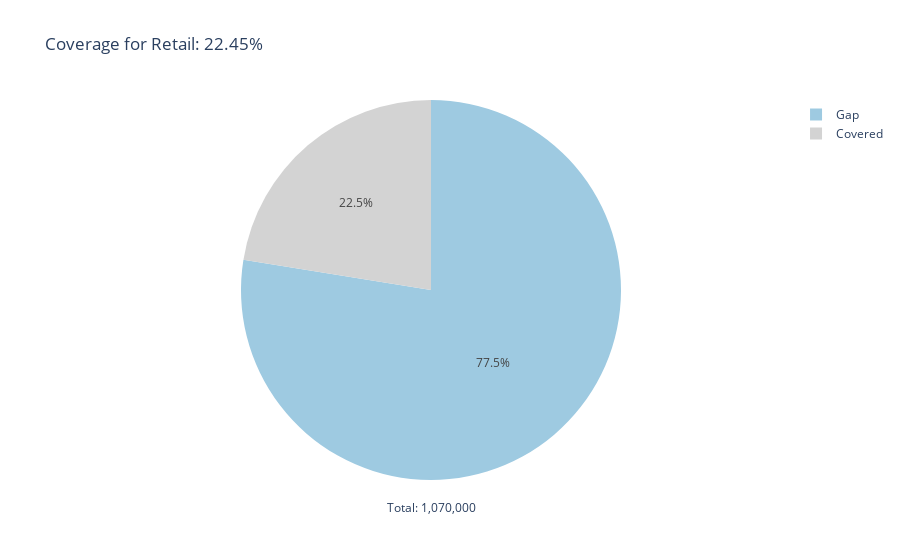
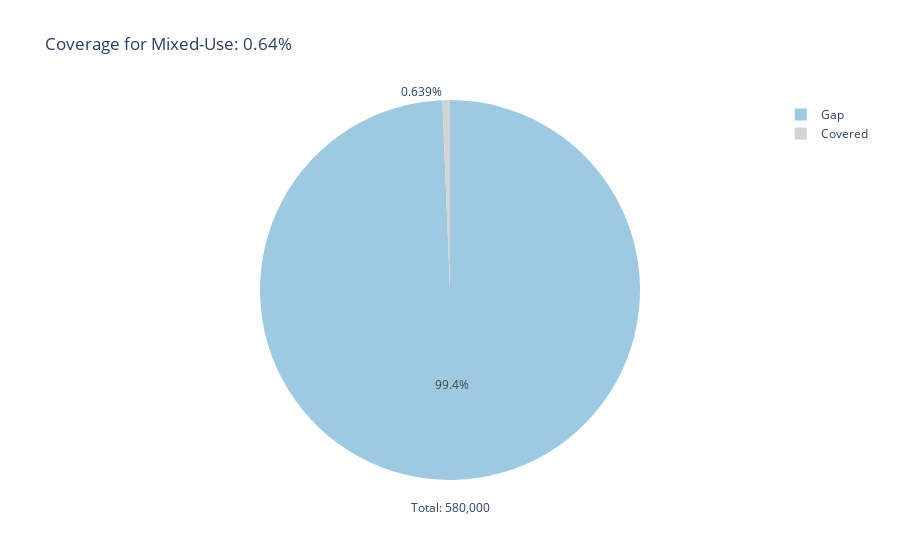
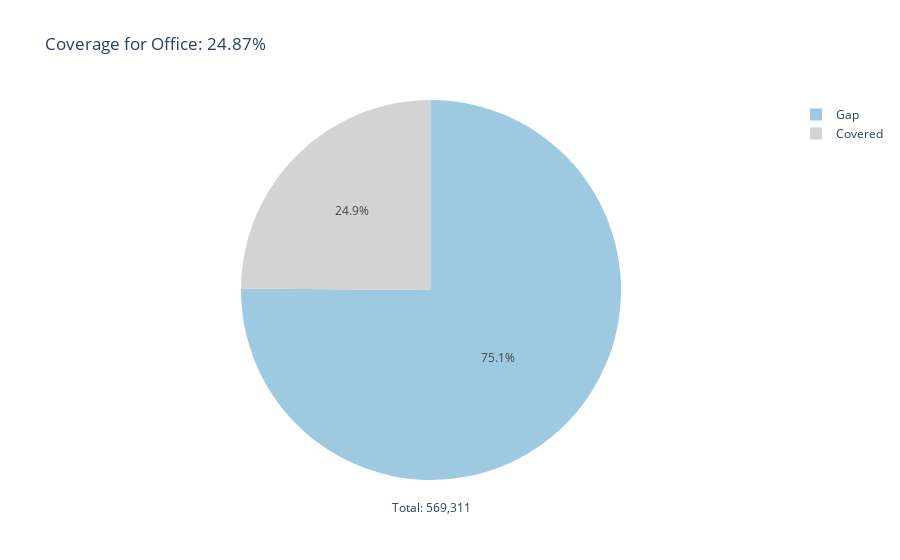
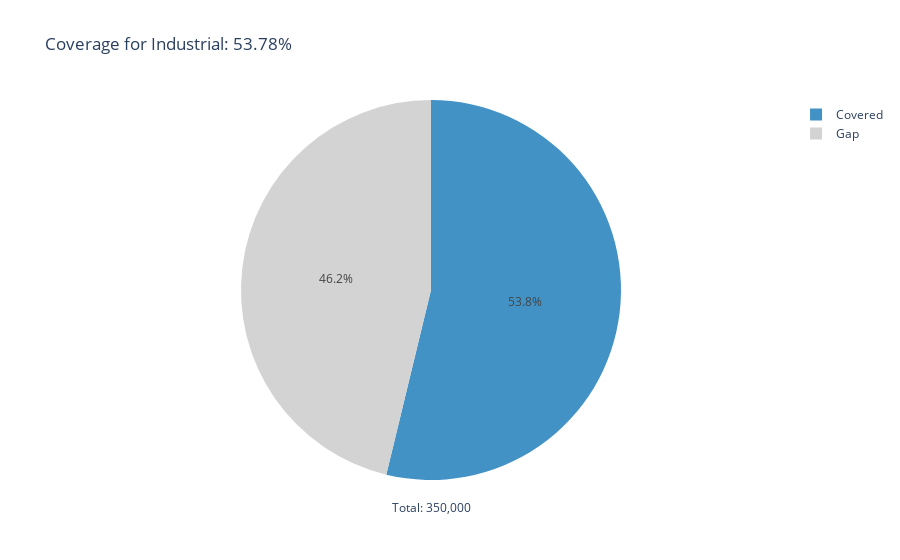

The code cell stored with these charts, in order, in its notebook:
### Code cell
# Create a single pie chart that shows the coverage gap
# Prepare data for the coverage gap pie chart
gap_data = []

for idx, row in numeric_data.iterrows():
    category = row['Category']
    us_count = row['US Estimated Count']
    our_count = row['Our Dataset Count']
    coverage_pct = row['Coverage %']
    gap = us_count - our_count
    
    gap_data.append({
        'Category': category,
        'Covered': our_count,
        'Gap': gap,
        'Coverage %': coverage_pct
    })

# Create a new DataFrame
gap_df = pd.DataFrame(gap_data)

# Create a pie chart showing coverage vs gap for each category
fig_coverage = go.Figure()

# Create custom colorscale for the coverage percentages
colors = px.colors.sequential.Blues[3:] # Get blues color scale, start from a bit darker

for i, row in gap_df.iterrows():
    # Calculate the coverage and gap as percentages of the total US estimated count for this category
    total = row['Covered'] + row['Gap']
    coverage_percent = (row['Covered'] / total) * 100 if total > 0 else 0
    gap_percent = 100 - coverage_percent
    
    # Calculate color intensity based on coverage percentage
    color_idx = min(int(coverage_percent / 25), len(colors)-1)
    coverage_color = colors[color_idx]
    
    # Add a subplot for each category
    fig_coverage = px.pie(
        values=[row['Covered'], row['Gap']],
        names=['Covered', 'Gap'],
        title=f"Coverage for {row['Category']}: {coverage_percent:.2f}%",
        color_discrete_sequence=[coverage_color, 'lightgray'],
    )
    
    # Add the total count as annotation
    fig_coverage.update_layout(
        annotations=[
            dict(text=f'Total: {total:,}', x=0.5, y=-0.1, showarrow=False)
        ]
    )
    
    fig_coverage.show()

### Figure 1 — Plotly figure (JSON) as saved in the notebook; plotly's stock layout.template omitted (floating-point values rounded to 4 significant figures)
{"data": [{"domain": {"x": [0, 1], "y": [0, 1]}, "hovertemplate": "label=%{label}<br>value=%{value}<extra></extra>", "labels": ["Covered", "Gap"], "legendgroup": "", "name": "", "showlegend": true, "type": "pie", "values": [240247, 829753]}], "layout": {"annotations": [{"showarrow": false, "text": "Total: 1,070,000", "x": 0.5, "y": -0.1}], "legend": {"tracegroupgap": 0}, "piecolorway": ["rgb(158,202,225)", "lightgray"], "title": {"text": "Coverage for Retail: 22.45%"}}}

### Figure 2 — Plotly figure (JSON) as saved in the notebook; plotly's stock layout.template omitted (floating-point values rounded to 4 significant figures)
{"data": [{"domain": {"x": [0, 1], "y": [0, 1]}, "hovertemplate": "label=%{label}<br>value=%{value}<extra></extra>", "labels": ["Covered", "Gap"], "legendgroup": "", "name": "", "showlegend": true, "type": "pie", "values": [3707, 576293]}], "layout": {"annotations": [{"showarrow": false, "text": "Total: 580,000", "x": 0.5, "y": -0.1}], "legend": {"tracegroupgap": 0}, "piecolorway": ["rgb(158,202,225)", "lightgray"], "title": {"text": "Coverage for Mixed-Use: 0.64%"}}}

### Figure 3 — Plotly figure (JSON) as saved in the notebook; plotly's stock layout.template omitted (floating-point values rounded to 4 significant figures)
{"data": [{"domain": {"x": [0, 1], "y": [0, 1]}, "hovertemplate": "label=%{label}<br>value=%{value}<extra></extra>", "labels": ["Covered", "Gap"], "legendgroup": "", "name": "", "showlegend": true, "type": "pie", "values": [141594, 427717]}], "layout": {"annotations": [{"showarrow": false, "text": "Total: 569,311", "x": 0.5, "y": -0.1}], "legend": {"tracegroupgap": 0}, "piecolorway": ["rgb(158,202,225)", "lightgray"], "title": {"text": "Coverage for Office: 24.87%"}}}

### Figure 4 — Plotly figure (JSON) as saved in the notebook; plotly's stock layout.template omitted (floating-point values rounded to 4 significant figures)
{"data": [{"domain": {"x": [0, 1], "y": [0, 1]}, "hovertemplate": "label=%{label}<br>value=%{value}<extra></extra>", "labels": ["Covered", "Gap"], "legendgroup": "", "name": "", "showlegend": true, "type": "pie", "values": [188239, 161761]}], "layout": {"annotations": [{"showarrow": false, "text": "Total: 350,000", "x": 0.5, "y": -0.1}], "legend": {"tracegroupgap": 0}, "piecolorway": ["rgb(66,146,198)", "lightgray"], "title": {"text": "Coverage for Industrial: 53.78%"}}}
